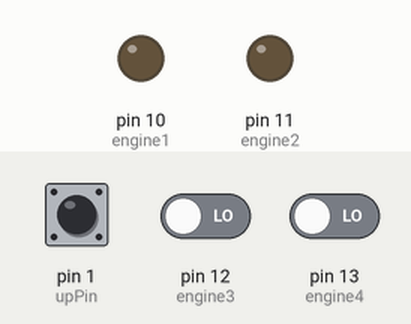
The sketch below on a simulated Arduino Uno, built with avr-gcc and run on an emulated ATmega328P. Shown: output pins drawn as LEDs (lit = HIGH). Inputs (shaded band) come from the test bench; at power-on: pin 1 (upPin) LOW, pin 12 (engine3) LOW, pin 13 (engine4) LOW.

Above: at 1.2 s.
1.3 s: pin 1 (upPin) pulled HIGH for 0.15 s
At 1.37 s:
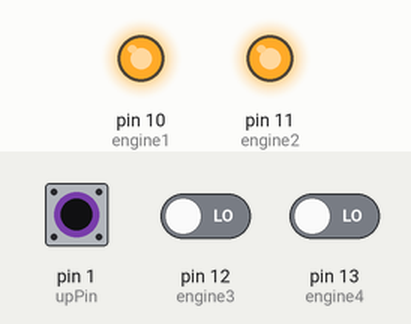
2.9 s: pin 1 (upPin) pulled HIGH for 3.2 s
At 7.5 s:
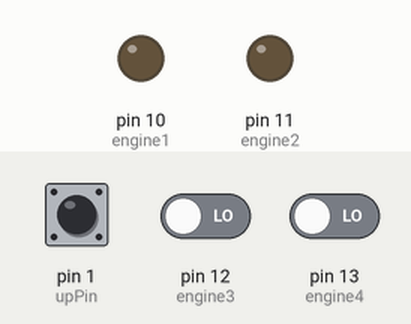
Timing chart, 0 to 9.0 s (numbered marks = the images above; inputs shaded):
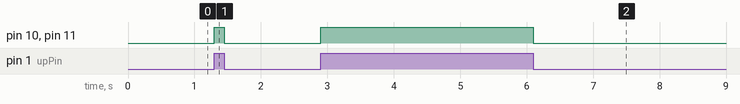

The sketch:

drone.ino
```cpp
const int upPin = 1;
const int downPin = 2;

const int forwardPin = 3;
const int backwardPin = 4;

const int leftPin = 5;
const int rightPin = 6;


const int engine4 = 13;
const int engine3 = 12;
const int engine2 = 11;
const int engine1 = 10;


int up_state = 0;
int down_state = 0;
int forward_state = 0;
int backward_state = 0;
int left_state = 0;
int right_state = 0;

void up(){
  digitalWrite(engine1, HIGH);
  digitalWrite(engine2, HIGH);
  digitalWrite(engine3, HIGH);
  digitalWrite(engine4, HIGH);
}

void down(){
  digitalWrite(engine1, LOW);
  digitalWrite(engine2, LOW);
  digitalWrite(engine3, LOW);
  digitalWrite(engine4, LOW);
}

void forward(){
  digitalWrite(engine1, LOW);
  digitalWrite(engine2, LOW);
  digitalWrite(engine3, HIGH);
  digitalWrite(engine4, HIGH);
}

void backward(){
  digitalWrite(engine1, HIGH);
  digitalWrite(engine2, HIGH);
  digitalWrite(engine3, LOW);
  digitalWrite(engine4, LOW);
}

void left(){
  digitalWrite(engine1, LOW);
  digitalWrite(engine2, HIGH);
  digitalWrite(engine3, LOW);
  digitalWrite(engine4, HIGH);
}

void right(){
  digitalWrite(engine1, HIGH);
  digitalWrite(engine2, LOW);
  digitalWrite(engine3, HIGH);
  digitalWrite(engine4, LOW);
}


void setup() {
  pinMode(engine1, OUTPUT);
  pinMode(engine2, OUTPUT);
  pinMode(upPin, INPUT);
}

void loop() {
  up_state = digitalRead(upPin);

  forward_state = digitalRead(engine3);
  backward_state = digitalRead(engine4);


  if (up_state == HIGH) {
    up();
  }
  else if(forward_state == HIGH) {
    forward();
  }
  else{
    down();
  }
}
```

Measured:
- after the input at 1.3 s, pin 10 (engine1), pin 11 (engine2): LOW → HIGH at once, → LOW 0.15 s later
- after the input at 2.9 s, pin 10 (engine1), pin 11 (engine2): LOW → HIGH at once, → LOW 3.2 s later
